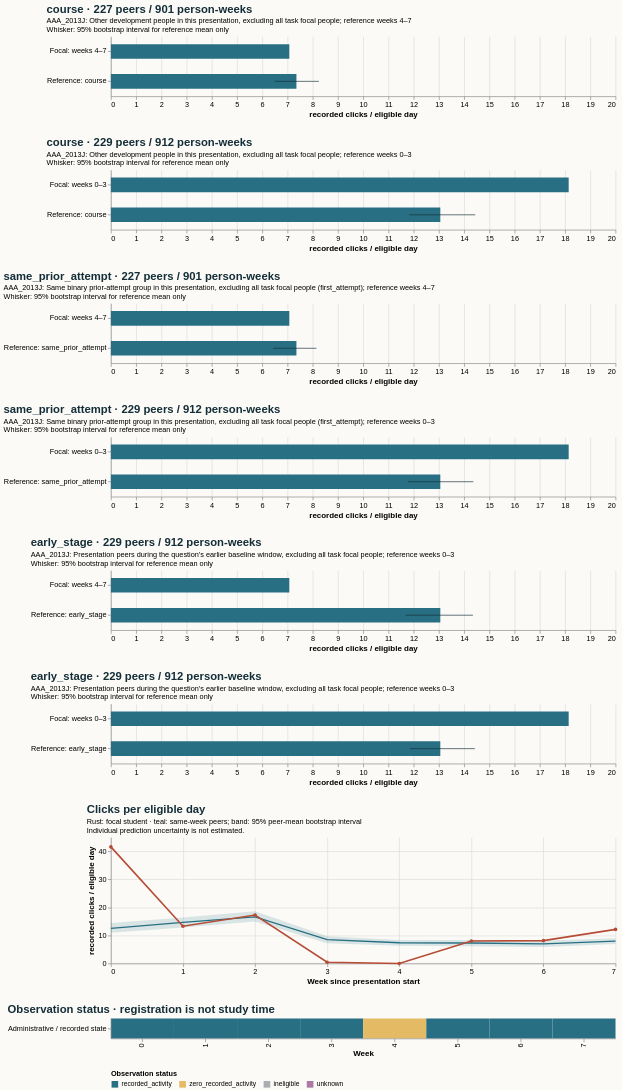

Here is the Vega-Lite specification saved for this chart:
### Vega-Lite specification from a JSON file in a GitHub repository (floating-point values rounded to 4 significant figures)
{"$schema": "https://vega.github.io/schema/vega-lite/v5.20.1.json", "config": {"axis": {"labelFontSize": 11, "titleFontSize": 12}, "background": "#fbfaf7", "font": "sans-serif", "title": {"anchor": "start", "color": "#142e38", "fontSize": 17, "subtitleFontSize": 11}, "view": {"continuousHeight": 300, "continuousWidth": 300, "stroke": null}}, "datasets": {"data-31879f7d893fa31d0fe10b9895dc7f02": [{"hi": null, "lo": null, "series": "Focal: weeks 0–3", "value": 18.14}, {"hi": 14.42, "lo": 11.85, "series": "Reference: early_stage", "value": 13.06}], "data-4b4d104442d7b3cd5d2b9d40b484f868": [{"hi": null, "lo": null, "series": "Focal: weeks 4–7", "value": 7.071}, {"hi": 8.147, "lo": 6.433, "series": "Reference: same_prior_attempt", "value": 7.353}], "data-4e2e9e3733cfe1f56cd0c0da7823cb47": [{"end_day": 6, "focal_value": 41.57, "peer_ci_high": 14.45, "peer_ci_low": 10.95, "peer_mean": 12.55, "peer_observations": 229, "peer_people": 229, "reference": "course", "unit": "recorded clicks / eligible day", "week": 0}, {"end_day": 13, "focal_value": 13.29, "peer_ci_high": 16.38, "peer_ci_low": 12.87, "peer_mean": 14.66, "peer_observations": 229, "peer_people": 229, "reference": "course", "unit": "recorded clicks / eligible day", "week": 1}, {"end_day": 20, "focal_value": 17.29, "peer_ci_high": 18.6, "peer_ci_low": 14.94, "peer_mean": 16.64, "peer_observations": 227, "peer_people": 227, "reference": "course", "unit": "recorded clicks / eligible day", "week": 2}, {"end_day": 27, "focal_value": 0.4286, "peer_ci_high": 9.728, "peer_ci_low": 7.205, "peer_mean": 8.473, "peer_observations": 227, "peer_people": 227, "reference": "course", "unit": "recorded clicks / eligible day", "week": 3}, {"end_day": 34, "focal_value": 0.0, "peer_ci_high": 8.395, "peer_ci_low": 6.282, "peer_mean": 7.389, "peer_observations": 226, "peer_people": 226, "reference": "course", "unit": "recorded clicks / eligible day", "week": 4}, {"end_day": 41, "focal_value": 8.0, "peer_ci_high": 8.369, "peer_ci_low": 6.159, "peer_mean": 7.301, "peer_observations": 225, "peer_people": 225, "reference": "course", "unit": "recorded clicks / eligible day", "week": 5}, {"end_day": 48, "focal_value": 8.143, "peer_ci_high": 8.108, "peer_ci_low": 5.839, "peer_mean": 6.971, "peer_observations": 225, "peer_people": 225, "reference": "course", "unit": "recorded clicks / eligible day", "week": 6}, {"end_day": 55, "focal_value": 12.14, "peer_ci_high": 9.012, "peer_ci_low": 6.983, "peer_mean": 7.966, "peer_observations": 225, "peer_people": 225, "reference": "course", "unit": "recorded clicks / eligible day", "week": 7}], "data-6b3807a7e55f131e8937657ccc9f4b51": [{"eligible_days": 7.0, "end_day": 6, "logging_completeness": "unknown", "observation_status": "recorded_activity", "row": "Administrative / recorded state", "score_status": "withheld_release_time_unknown", "start_day": 0, "value": 41.57, "week": 0}, {"eligible_days": 7.0, "end_day": 13, "logging_completeness": "unknown", "observation_status": "recorded_activity", "row": "Administrative / recorded state", "score_status": "withheld_release_time_unknown", "start_day": 7, "value": 13.29, "week": 1}, {"eligible_days": 7.0, "end_day": 20, "logging_completeness": "unknown", "observation_status": "recorded_activity", "row": "Administrative / recorded state", "score_status": "withheld_release_time_unknown", "start_day": 14, "value": 17.29, "week": 2}, {"eligible_days": 7.0, "end_day": 27, "logging_completeness": "unknown", "observation_status": "recorded_activity", "row": "Administrative / recorded state", "score_status": "withheld_release_time_unknown", "start_day": 21, "value": 0.4286, "week": 3}, {"eligible_days": 7.0, "end_day": 34, "logging_completeness": "unknown", "observation_status": "zero_recorded_activity", "row": "Administrative / recorded state", "score_status": "withheld_release_time_unknown", "start_day": 28, "value": 0.0, "week": 4}, {"eligible_days": 7.0, "end_day": 41, "logging_completeness": "unknown", "observation_status": "recorded_activity", "row": "Administrative / recorded state", "score_status": "withheld_release_time_unknown", "start_day": 35, "value": 8.0, "week": 5}, {"eligible_days": 7.0, "end_day": 48, "logging_completeness": "unknown", "observation_status": "recorded_activity", "row": "Administrative / recorded state", "score_status": "withheld_release_time_unknown", "start_day": 42, "value": 8.143, "week": 6}, {"eligible_days": 7.0, "end_day": 55, "logging_completeness": "unknown", "observation_status": "recorded_activity", "row": "Administrative / recorded state", "score_status": "withheld_release_time_unknown", "start_day": 49, "value": 12.14, "week": 7}], "data-9de10fb3a6abf21a899bbcdbb8ea1179": [{"hi": null, "lo": null, "series": "Focal: weeks 0–3", "value": 18.14}, {"hi": 14.36, "lo": 11.78, "series": "Reference: same_prior_attempt", "value": 13.06}], "data-a2501aa7d223ac1389e1269248a48bc2": [{"hi": null, "lo": null, "series": "Focal: weeks 0–3", "value": 18.14}, {"hi": 14.44, "lo": 11.83, "series": "Reference: course", "value": 13.06}], "data-c71914c0040d85e6db8099e898f27ac9": [{"hi": null, "lo": null, "series": "Focal: weeks 4–7", "value": 7.071}, {"hi": 8.241, "lo": 6.495, "series": "Reference: course", "value": 7.353}], "data-dc1a578cc1722d978e1791f582c2a5a6": [{"hi": null, "lo": null, "series": "Focal: weeks 4–7", "value": 7.071}, {"hi": 14.35, "lo": 11.69, "series": "Reference: early_stage", "value": 13.06}]}, "resolve": {"scale": {"color": "independent"}}, "spacing": 28, "vconcat": [{"data": {"name": "data-c71914c0040d85e6db8099e898f27ac9"}, "height": 90, "layer": [{"encoding": {"x": {"field": "value", "scale": {"domain": [0, 19.05], "zero": true}, "title": "recorded clicks / eligible day", "type": "quantitative"}, "y": {"field": "series", "sort": null, "title": null, "type": "nominal"}}, "mark": {"color": "#286f83", "size": 22, "type": "bar"}}, {"encoding": {"x": {"field": "lo", "type": "quantitative"}, "x2": {"field": "hi"}, "y": {"field": "series", "sort": null, "title": null, "type": "nominal"}}, "mark": {"color": "#142e38", "type": "rule"}}], "title": {"subtitle": ["AAA_2013J: Other development people in this presentation, excluding all task focal people; reference weeks 4–7", "Whisker: 95% bootstrap interval for reference mean only"], "text": "course · 227 peers / 901 person-weeks"}, "width": 760}, {"data": {"name": "data-a2501aa7d223ac1389e1269248a48bc2"}, "height": 90, "layer": [{"encoding": {"x": {"field": "value", "scale": {"domain": [0, 19.05], "zero": true}, "title": "recorded clicks / eligible day", "type": "quantitative"}, "y": {"field": "series", "sort": null, "title": null, "type": "nominal"}}, "mark": {"color": "#286f83", "size": 22, "type": "bar"}}, {"encoding": {"x": {"field": "lo", "type": "quantitative"}, "x2": {"field": "hi"}, "y": {"field": "series", "sort": null, "title": null, "type": "nominal"}}, "mark": {"color": "#142e38", "type": "rule"}}], "title": {"subtitle": ["AAA_2013J: Other development people in this presentation, excluding all task focal people; reference weeks 0–3", "Whisker: 95% bootstrap interval for reference mean only"], "text": "course · 229 peers / 912 person-weeks"}, "width": 760}, {"data": {"name": "data-4b4d104442d7b3cd5d2b9d40b484f868"}, "height": 90, "layer": [{"encoding": {"x": {"field": "value", "scale": {"domain": [0, 19.05], "zero": true}, "title": "recorded clicks / eligible day", "type": "quantitative"}, "y": {"field": "series", "sort": null, "title": null, "type": "nominal"}}, "mark": {"color": "#286f83", "size": 22, "type": "bar"}}, {"encoding": {"x": {"field": "lo", "type": "quantitative"}, "x2": {"field": "hi"}, "y": {"field": "series", "sort": null, "title": null, "type": "nominal"}}, "mark": {"color": "#142e38", "type": "rule"}}], "title": {"subtitle": ["AAA_2013J: Same binary prior-attempt group in this presentation, excluding all task focal people (first_attempt); reference weeks 4–7", "Whisker: 95% bootstrap interval for reference mean only"], "text": "same_prior_attempt · 227 peers / 901 person-weeks"}, "width": 760}, {"data": {"name": "data-9de10fb3a6abf21a899bbcdbb8ea1179"}, "height": 90, "layer": [{"encoding": {"x": {"field": "value", "scale": {"domain": [0, 19.05], "zero": true}, "title": "recorded clicks / eligible day", "type": "quantitative"}, "y": {"field": "series", "sort": null, "title": null, "type": "nominal"}}, "mark": {"color": "#286f83", "size": 22, "type": "bar"}}, {"encoding": {"x": {"field": "lo", "type": "quantitative"}, "x2": {"field": "hi"}, "y": {"field": "series", "sort": null, "title": null, "type": "nominal"}}, "mark": {"color": "#142e38", "type": "rule"}}], "title": {"subtitle": ["AAA_2013J: Same binary prior-attempt group in this presentation, excluding all task focal people (first_attempt); reference weeks 0–3", "Whisker: 95% bootstrap interval for reference mean only"], "text": "same_prior_attempt · 229 peers / 912 person-weeks"}, "width": 760}, {"data": {"name": "data-dc1a578cc1722d978e1791f582c2a5a6"}, "height": 90, "layer": [{"encoding": {"x": {"field": "value", "scale": {"domain": [0, 19.05], "zero": true}, "title": "recorded clicks / eligible day", "type": "quantitative"}, "y": {"field": "series", "sort": null, "title": null, "type": "nominal"}}, "mark": {"color": "#286f83", "size": 22, "type": "bar"}}, {"encoding": {"x": {"field": "lo", "type": "quantitative"}, "x2": {"field": "hi"}, "y": {"field": "series", "sort": null, "title": null, "type": "nominal"}}, "mark": {"color": "#142e38", "type": "rule"}}], "title": {"subtitle": ["AAA_2013J: Presentation peers during the question's earlier baseline window, excluding all task focal people; reference weeks 0–3", "Whisker: 95% bootstrap interval for reference mean only"], "text": "early_stage · 229 peers / 912 person-weeks"}, "width": 760}, {"data": {"name": "data-31879f7d893fa31d0fe10b9895dc7f02"}, "height": 90, "layer": [{"encoding": {"x": {"field": "value", "scale": {"domain": [0, 19.05], "zero": true}, "title": "recorded clicks / eligible day", "type": "quantitative"}, "y": {"field": "series", "sort": null, "title": null, "type": "nominal"}}, "mark": {"color": "#286f83", "size": 22, "type": "bar"}}, {"encoding": {"x": {"field": "lo", "type": "quantitative"}, "x2": {"field": "hi"}, "y": {"field": "series", "sort": null, "title": null, "type": "nominal"}}, "mark": {"color": "#142e38", "type": "rule"}}], "title": {"subtitle": ["AAA_2013J: Presentation peers during the question's earlier baseline window, excluding all task focal people; reference weeks 0–3", "Whisker: 95% bootstrap interval for reference mean only"], "text": "early_stage · 229 peers / 912 person-weeks"}, "width": 760}, {"data": {"name": "data-4e2e9e3733cfe1f56cd0c0da7823cb47"}, "height": 190, "layer": [{"encoding": {"x": {"axis": {"tickMinStep": 1}, "field": "week", "title": "Week since presentation start", "type": "quantitative"}, "y": {"field": "peer_ci_low", "scale": {"zero": true}, "title": "recorded clicks / eligible day", "type": "quantitative"}, "y2": {"field": "peer_ci_high"}}, "mark": {"color": "#286f83", "opacity": 0.16, "type": "area"}}, {"encoding": {"tooltip": [{"field": "week", "type": "quantitative"}, {"field": "peer_mean", "type": "quantitative"}, {"field": "peer_people", "type": "quantitative"}, {"field": "peer_observations", "type": "quantitative"}], "x": {"field": "week", "type": "quantitative"}, "y": {"field": "peer_mean", "type": "quantitative"}}, "mark": {"color": "#286f83", "strokeWidth": 2, "type": "line"}}, {"encoding": {"tooltip": [{"field": "week", "type": "quantitative"}, {"field": "focal_value", "type": "quantitative"}], "x": {"field": "week", "type": "quantitative"}, "y": {"field": "focal_value", "type": "quantitative"}}, "mark": {"color": "#b64c35", "point": {"color": "#b64c35"}, "strokeWidth": 2.5, "type": "line"}}], "title": {"subtitle": ["Rust: focal student · teal: same-week peers; band: 95% peer-mean bootstrap interval", "Individual prediction uncertainty is not estimated."], "text": "Clicks per eligible day"}, "width": 760}, {"data": {"name": "data-6b3807a7e55f131e8937657ccc9f4b51"}, "encoding": {"color": {"field": "observation_status", "legend": {"labelLimit": 260, "orient": "bottom"}, "scale": {"domain": ["recorded_activity", "zero_recorded_activity", "ineligible", "unknown"], "range": ["#286f83", "#e4bb64", "#aaaeb3", "#ac78a5"]}, "title": "Observation status", "type": "nominal"}, "tooltip": [{"field": "week", "type": "quantitative"}, {"field": "eligible_days", "type": "quantitative"}, {"field": "observation_status", "type": "nominal"}, {"field": "logging_completeness", "type": "nominal"}], "x": {"field": "week", "title": "Week", "type": "ordinal"}, "y": {"field": "row", "title": null, "type": "nominal"}}, "height": 30, "mark": {"type": "rect"}, "title": "Observation status · registration is not study time", "width": 760}]}
